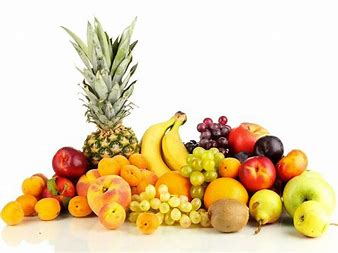
#> input picture Python files/img.jpg, 338 x 253 px
$ python img3.py
#> lines starting #> are read from the running program, lines starting #| are printed output that depends on the picture; after the words box and inside, x2 and y2 are one past the last pixel; in counts of white or black regions, pixels touching at a corner belong together
# Python programe to illustrate
# simple thresholding type on an image

# organizing imports
import cv2
import numpy as np

# path to input image is specified and
# image is loaded with imread command
image1 = cv2.imread('img.jpg')
#> image1 is the input picture: shape (253, 338, 3); mean B, G, R 177, 211.6, 230.2

# cv2.cvtColor is applied over the
# image input with applied parameters
# to convert the image in grayscale
img = cv2.cvtColor(image1, cv2.COLOR_BGR2GRAY)
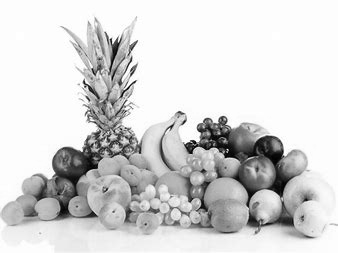
#> img: shape (253, 338); min 0, max 255, mean 213.2

# applying different thresholding
# techniques on the input image
# all pixels value above 120 will
# be set to 255
ret, thresh1 = cv2.threshold(img, 120, 255, cv2.THRESH_BINARY)
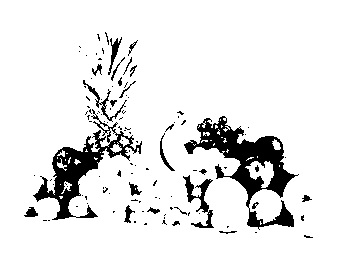
#> thresh1: shape (253, 338); 89.9% white; 111 black regions (86 under 20 px), largest, box (x1, y1, x2, y2) and area: (184, 116, 299, 230) 3763, (33, 109, 142, 220) 2719, (183, 175, 214, 228) 498
ret, thresh2 = cv2.threshold(img, 120, 255, cv2.THRESH_BINARY_INV)
ret, thresh3 = cv2.threshold(img, 120, 255, cv2.THRESH_TRUNC)
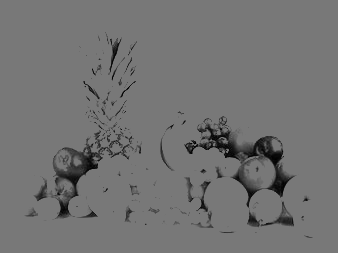
#> thresh3: shape (253, 338); min 0, max 120, mean 115
ret, thresh4 = cv2.threshold(img, 120, 255, cv2.THRESH_TOZERO)
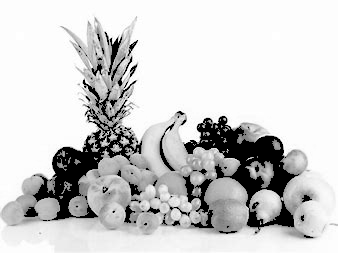
#> thresh4: shape (253, 338); min 0, max 255, mean 206.2
ret, thresh5 = cv2.threshold(img, 120, 255, cv2.THRESH_TOZERO_INV)
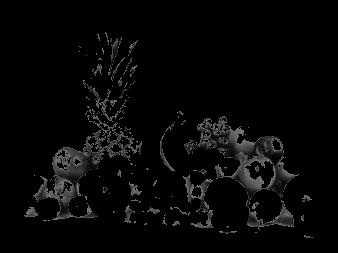
#> thresh5: shape (253, 338); min 0, max 120, mean 7

# the window showing output images
# with the corresponding thresholding
# techniques applied to the input images
cv2.imshow('Binary Threshold', thresh1)
cv2.imshow('Binary Threshold Inverted', thresh2)
cv2.imshow('Truncated Threshold', thresh3)
cv2.imshow('Set to 0', thresh4)
cv2.imshow('Set to 0 Inverted', thresh5)

# De-allocate any associated memory usage
if cv2.waitKey(0) & 0xff == 27:
#> (key Esc is pressed here)
	cv2.destroyAllWindows()

$ run again, with Python files/123.jpg copied over Python files/img.jpg
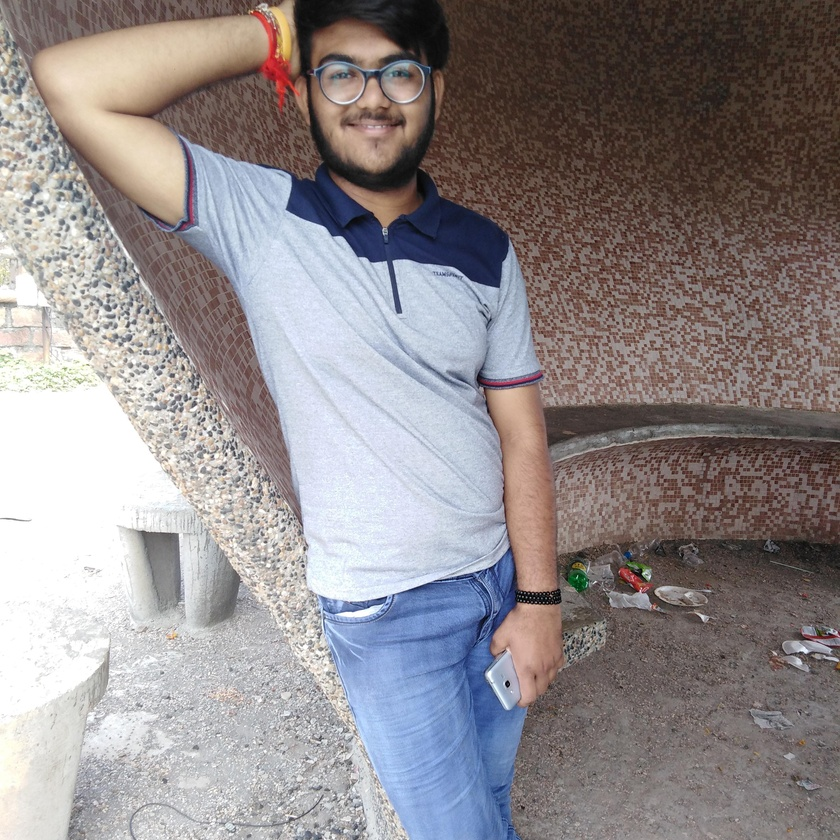
#> input picture Python files/123.jpg, 840 x 840 px, shrunk from 3120 x 3120 before the run
#> image1 is the input picture: shape (840, 840, 3); mean B, G, R 139.5, 138, 144.5
#> `ret, thresh1 = cv2.threshold(img, 120, 255, cv2.THRESH_BINARY)`:
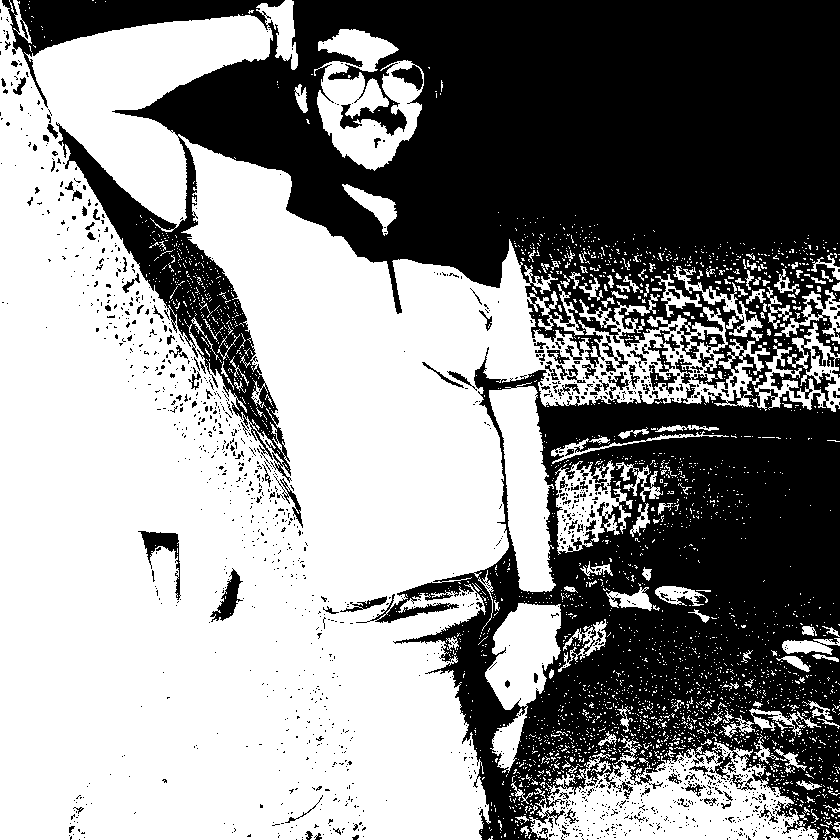
#> thresh1: shape (840, 840); 56% white; 1467 black regions (1347 under 20 px), largest, box (x1, y1, x2, y2) and area: (2, 0, 840, 840) 296978, (138, 531, 181, 600) 778, (210, 568, 243, 622) 653
#> `ret, thresh5 = cv2.threshold(img, 120, 255, cv2.THRESH_TOZERO_INV)`:
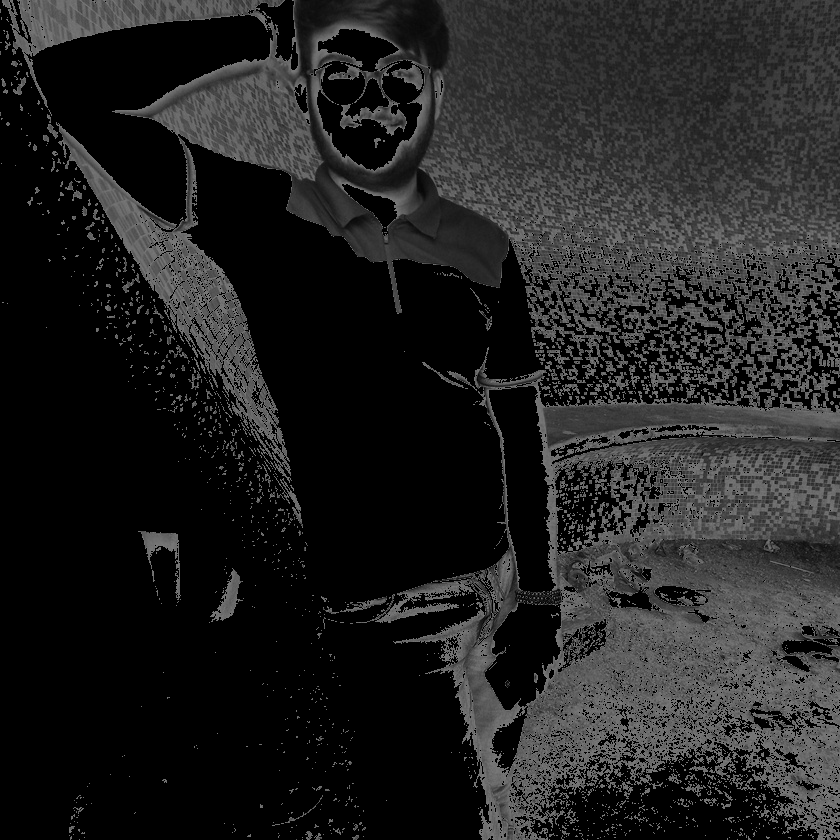
#> thresh5: shape (840, 840); min 0, max 120, mean 33.5
